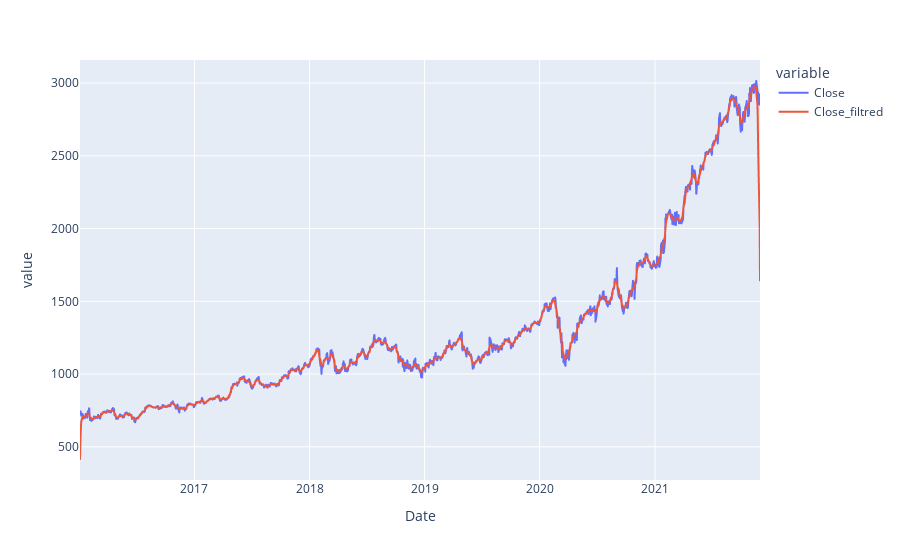

The notebook cell saved with this chart:
### Code cell
pd.options.plotting.backend = "plotly"
Google.plot(y=['Close', 'Close_filtred'])

### Figure 1 — Plotly figure (JSON) as saved in the notebook; plotly's stock layout.template omitted (floating-point values rounded to 4 significant figures; data arrays with more than 128 entries replaced by an {"elided": "..."} marker saying what was removed)
{"data": [{"hovertemplate": "variable=Close<br>Date=%{x}<br>value=%{y}<extra></extra>", "legendgroup": "Close", "line": {"color": "#636efa", "dash": "solid"}, "marker": {"symbol": "circle"}, "mode": "lines", "name": "Close", "showlegend": true, "type": "scattergl", "x": {"elided": "1489 str values"}, "xaxis": "x", "y": {"elided": "1489 float values"}, "yaxis": "y"}, {"hovertemplate": "variable=Close_filtred<br>Date=%{x}<br>value=%{y}<extra></extra>", "legendgroup": "Close_filtred", "line": {"color": "#EF553B", "dash": "solid"}, "marker": {"symbol": "circle"}, "mode": "lines", "name": "Close_filtred", "showlegend": true, "type": "scattergl", "x": {"elided": "1489 str values"}, "xaxis": "x", "y": {"elided": "1489 float values"}, "yaxis": "y"}], "layout": {"legend": {"title": {"text": "variable"}, "tracegroupgap": 0}, "margin": {"t": 60}, "xaxis": {"anchor": "y", "domain": [0, 1], "title": {"text": "Date"}}, "yaxis": {"anchor": "x", "domain": [0, 1], "title": {"text": "value"}}}}
